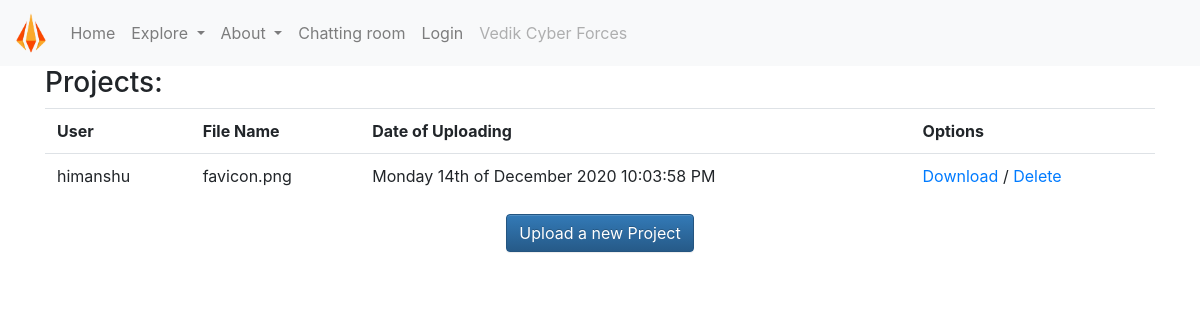
The app's page /login/admintools/allprojects.php with its own data.
### tables this page shows
CREATE TABLE `prjupload` (
  `id` int(11) NOT NULL AUTO_INCREMENT,
  `user` text NOT NULL,
  `filename` text NOT NULL,
  `time` text NOT NULL,
  PRIMARY KEY (`id`)
);

### login/admintools/allprojects.php (the view)
<?php
include('../../includes.php');
include('../../navbar.php');
include('../../conn.php');
echo '<div class="container">
                <h3>Projects: </h3>
                <table id="projectlist" class="table">
                <tr>
                <th>User</th>
                <th>File Name</th>
                <th>Date of Uploading</th>
                <th>Options</th>
                </tr>';
            $loadproject = "SELECT filename, user, time FROM prjupload";
            $result = mysqli_query($conn,$loadproject);
            if(mysqli_num_rows($result) > 0){
                while($row = mysqli_fetch_assoc($result)){
                   $filename =  $row['filename'];
                   $time = $row['time'];
                   $user = $row['user'];
                   echo '<tr>
                   <td>'.
                    $user
                    .'</td>
                    <td>'.
                    $filename
                    .'</td>
                    <td>'.
                    $time
                    .'</td>
                    <td>
                    <a href="/upload/uploads/'.$filename.'" download>Download</a> /
                    <a href="deleteproject.php?filename='.$filename.'" id="deleteprj" data-filename="'.$filename.'">Delete</a>
                    </td>
                   </tr>';
                }
            }
            echo   '</table>
            </div>
           <div class="container text-center text-white"> <a href = "/upload" class="btn btn-primary">Upload a new Project</a></div>';
           ?>

### records on screen
prjupload: user "himanshu", filename "favicon.png", time "Monday 14th of December 2020 10:03:58 PM"
